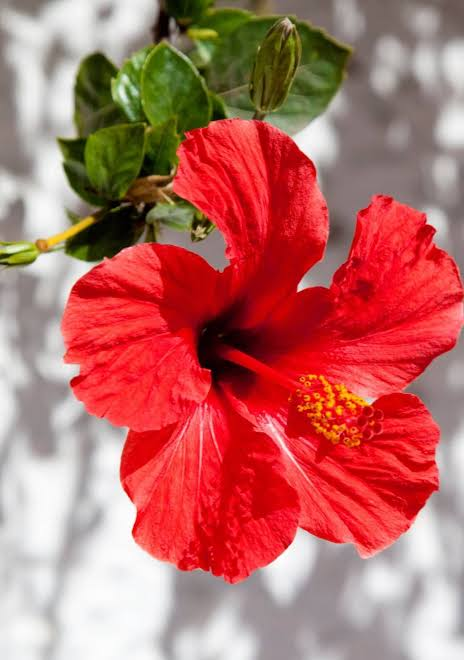
#> input picture feature-capture/imagenes_prueba/roja2.jpg, 464 x 660 px
$ python geminis.py
#> lines starting #> are read from the running program, lines starting #| are printed output that depends on the picture; after the words box and inside, x2 and y2 are one past the last pixel; in counts of white or black regions, pixels touching at a corner belong together
import cv2 as cv
import numpy as np
from pathlib import Path
import os

def nada(x):
    pass

# ==========================================
# 1. INICIALIZACIÓN DE LA INTERFAZ
# ==========================================
cv.namedWindow('Controles')
cv.resizeWindow('Controles', 400, 350)

# Sliders estándar para H, S, V
cv.createTrackbar('H Min', 'Controles', 15, 179, nada)
cv.createTrackbar('S Min', 'Controles', 50, 255, nada)
cv.createTrackbar('V Min', 'Controles', 50, 255, nada)
cv.createTrackbar('H Max', 'Controles', 35, 179, nada)
cv.createTrackbar('S Max', 'Controles', 255, 255, nada)
cv.createTrackbar('V Max', 'Controles', 255, 255, nada)

# Botón virtual (Interruptor) para activar el preset de rosas rojas
cv.createTrackbar('Preset Rojo', 'Controles', 0, 1, nada)

# ==========================================
# 2. CARGA DE IMAGEN / PREPARACIÓN
# ==========================================
script = Path(__file__).resolve().parent
ruta_img = os.path.join(script, 'imagenes_prueba', 'roja2.jpg')
img = cv.imread(ruta_img)
#> img is the input picture: shape (660, 464, 3); mean B, G, R 102.7, 108.3, 184
cam = cv.VideoCapture(0,cv.CAP_MSMF)


if img is None:
    print("Error: No se pudo cargar la imagen.")
    exit()


# ==========================================
# 3. BUCLE PRINCIPAL DE PROCESAMIENTO
# ==========================================
while True:

    ret, frame = cam.read()
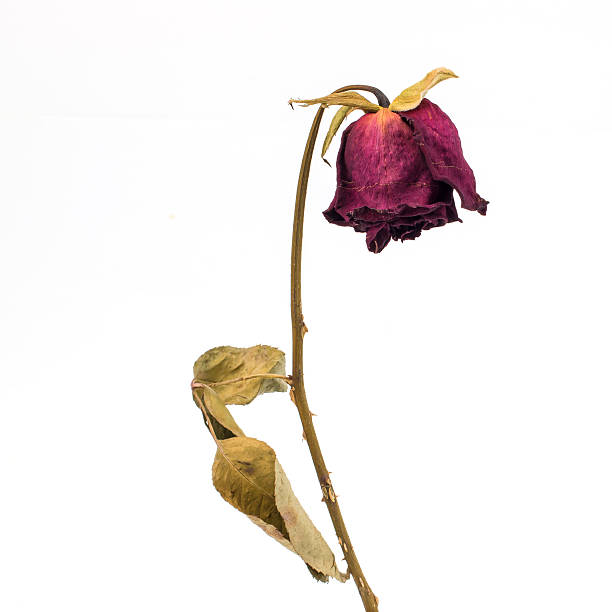
#> input picture feature-capture/imagenes_prueba/caida.jpg, 612 x 612 px, given in place of the camera
#> frame is the input picture: shape (612, 612, 3); mean B, G, R 235.3, 237.7, 242.7

    # Copias limpias para que no se acumulen los dibujos entre fotogramas
    copia_visual_total = frame.copy()
    copia_visual_danio = frame.copy()


    # Convertimos a espacio HSV (Matiz, Saturación, Brillo)
    hsv = cv.cvtColor(frame, cv.COLOR_BGR2HSV)
#> hsv: shape (612, 612, 3); mean H, S, V 15.8, 16.1, 242.8

    # --- A. Lógica del Botón "Preset Rojo" ---
    if cv.getTrackbarPos('Preset Rojo', 'Controles') == 1:
        # Movemos los sliders automáticamente a los extremos
        cv.setTrackbarPos('H Min', 'Controles', 170)
        cv.setTrackbarPos('H Max', 'Controles', 10)
        cv.setTrackbarPos('S Min', 'Controles', 50)
        cv.setTrackbarPos('V Min', 'Controles', 50)
        # Devolvemos el interruptor a 0 inmediatamente
        cv.setTrackbarPos('Preset Rojo', 'Controles', 0)

    # --- B. Lectura de variables actuales ---
    h_min = cv.getTrackbarPos('H Min', 'Controles')
    s_min = cv.getTrackbarPos('S Min', 'Controles')
    v_min = cv.getTrackbarPos('V Min', 'Controles')
    h_max = cv.getTrackbarPos('H Max', 'Controles')
    s_max = cv.getTrackbarPos('S Max', 'Controles')
    v_max = cv.getTrackbarPos('V Max', 'Controles')

    # --- C. EXTRACCIÓN DE LA PARTE SANA (Con soporte para rojo envolvente) ---
    if h_min <= h_max:
        # MODO NORMAL (Ej. Amarillo, Verde, Naranja)
        bajo = np.array([h_min, s_min, v_min])
        alto = np.array([h_max, s_max, v_max])
        mascara_sana = cv.inRange(hsv, bajo, alto)
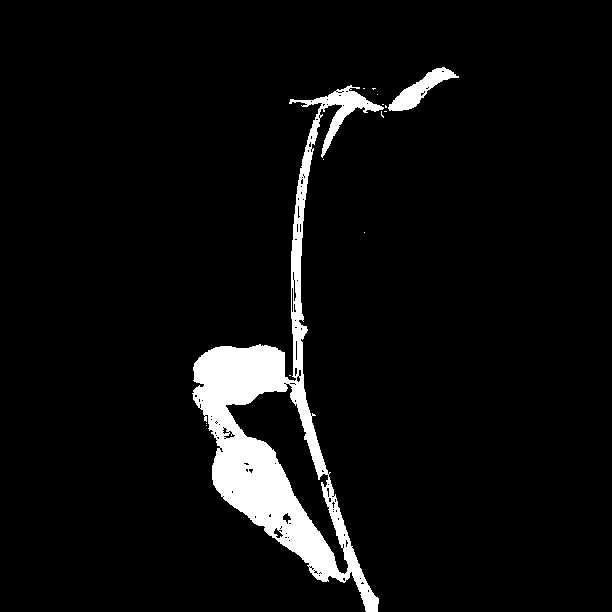
#> mascara_sana: shape (612, 612); 5.6% white; 14 white regions (12 under 20 px), largest, box (x1, y1, x2, y2) and area: (192, 85, 384, 612) 19905, (388, 67, 459, 111) 1065
    else:
        # MODO DUAL (Rojo: cuando el Mínimo cruza al Máximo)
        rojo_bajo_1 = np.array([0, s_min, v_min])
        rojo_alto_1 = np.array([h_max, s_max, v_max])
        rojo_bajo_2 = np.array([h_min, s_min, v_min])
        rojo_alto_2 = np.array([179, s_max, v_max])

        mascara_rojo_1 = cv.inRange(hsv, rojo_bajo_1, rojo_alto_1)
        mascara_rojo_2 = cv.inRange(hsv, rojo_bajo_2, rojo_alto_2)
        mascara_sana = cv.bitwise_or(mascara_rojo_1, mascara_rojo_2)

    # Solo para visualizar en la ventana "Parte Sana Aislada"
    resultado_sano = cv.bitwise_and(frame, frame, mask=mascara_sana)
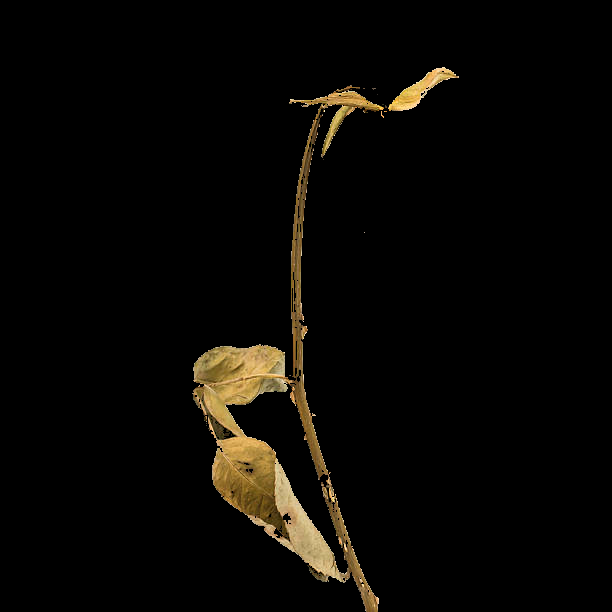
#> resultado_sano: shape (612, 612, 3); mean B, G, R 4.2, 7.5, 9.3

    # --- D. EXTRACCIÓN DEL MOLDE DE LA FLOR (Ignorando fondo blanco) ---
    _, S, _ = cv.split(hsv)
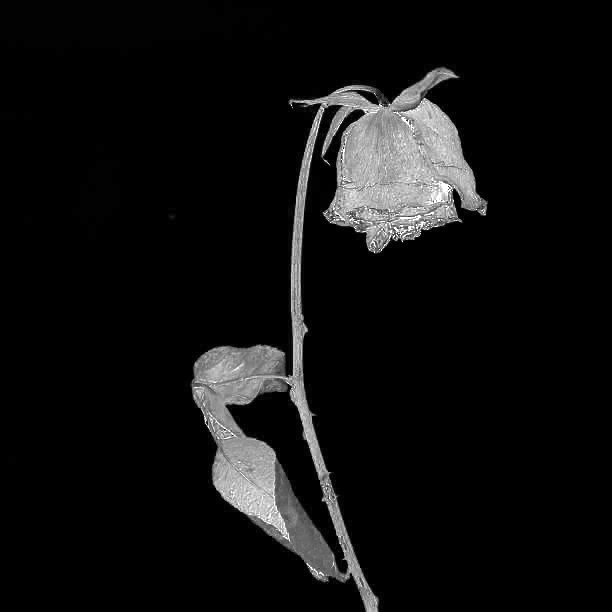
#> S: shape (612, 612); min 0, max 255, mean 16.1
    s_suave = cv.GaussianBlur(S, (7, 7), 0)

    # Binarización por Saturación: Aisla cualquier cosa que tenga color
    _, gris_nueva = cv.threshold(s_suave, 20, 255, cv.THRESH_BINARY)
#> gris_nueva: shape (612, 612); 11.4% white; 1 white region, box (x1, y1, x2, y2) and area: (190, 66, 489, 612) 42666

    # Limpieza Morfológica: Rellena los huecos negros dentro del molde de la flor
    kernel = np.ones((7, 7), np.uint8)
    gris_nueva = cv.morphologyEx(gris_nueva, cv.MORPH_CLOSE, kernel)
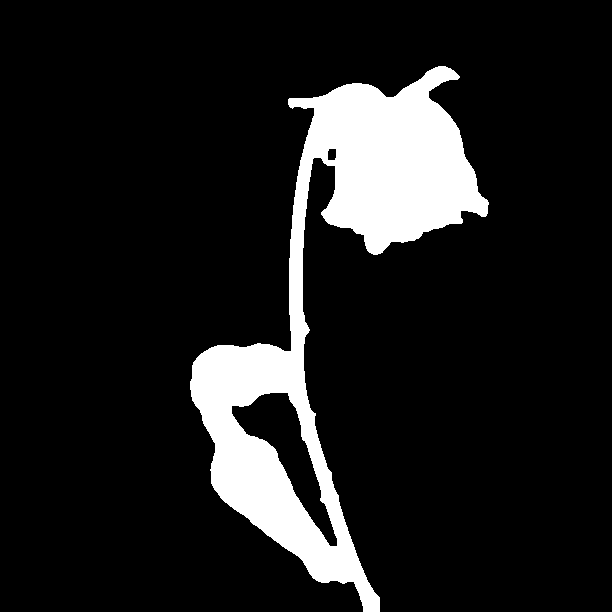
#> gris_nueva: shape (612, 612); 11.7% white; 1 white region, box (x1, y1, x2, y2) and area: (190, 66, 489, 612) 43785

    # --- E. CÁLCULO DE MARCHITEZ (La Resta Lógica) ---
    # Lo que pertenece a la flor entera PERO NO está dentro del rango sano
    mascara_marchita = cv.bitwise_and(gris_nueva, cv.bitwise_not(mascara_sana))
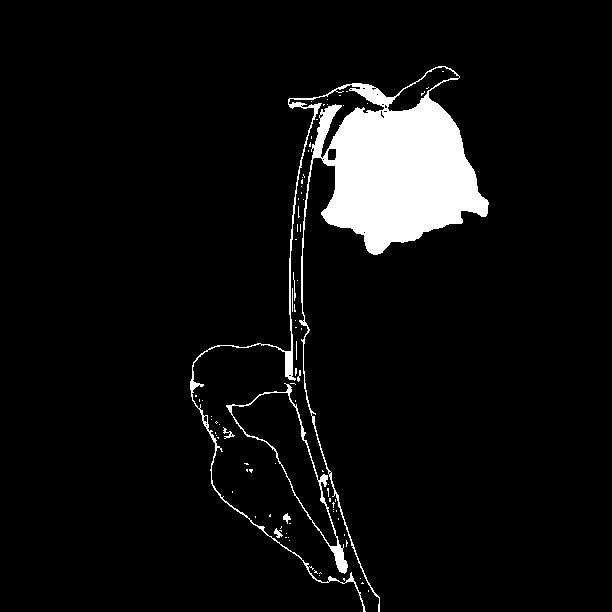
#> mascara_marchita: shape (612, 612); 6.1% white; 85 white regions (77 under 20 px)

    # --- F. MATEMÁTICA DE ÁREAS ---
    # 1. Área Total de la planta
    contornos_total, _ = cv.findContours(gris_nueva, cv.RETR_EXTERNAL, cv.CHAIN_APPROX_SIMPLE)
#> contornos_total = 1 contour; box (x1, y1, x2, y2) and area: (190, 66, 489, 612) 47936
    area_total = sum([cv.contourArea(c) for c in contornos_total if cv.contourArea(c) > 100])
#> area_total = 47936

    # 2. Área del Daño
    contornos_marchitos, _ = cv.findContours(mascara_marchita, cv.RETR_EXTERNAL, cv.CHAIN_APPROX_SIMPLE)
#> contornos_marchitos = 82 contours, 77 with area under 20; largest, box (x1, y1, x2, y2) and area: (190, 66, 489, 612) 20700, (226, 383, 348, 574) 5764, (283, 513, 291, 524) 30, (274, 528, 283, 538) 29, (223, 427, 235, 439) 24
    area_marchita = sum([cv.contourArea(c) for c in contornos_marchitos if cv.contourArea(c) > 30])
#> area_marchita = 26463.5

    # 3. Fórmula Porcentual
    if area_total > 0:
        porcentaje_marchito = (area_marchita / area_total) * 100
#> porcentaje_marchito = 55.21
    else:
        porcentaje_marchito = 0

    # --- G. RENDERIZADO VISUAL ---
    # Dibujar silueta total en Verde
    cv.drawContours(copia_visual_total, contornos_total, -1, (0, 255, 0), 2)
    # Dibujar daño en Rojo
    cv.drawContours(copia_visual_danio, contornos_marchitos, -1, (0, 0, 255), 2)

    # Mostrar porcentaje en la ventana de daño
    cv.putText(copia_visual_danio, f"Danio: {porcentaje_marchito:.1f}%", (20, 40),
               cv.FONT_HERSHEY_SIMPLEX, 1.0, (0, 0, 255), 2)
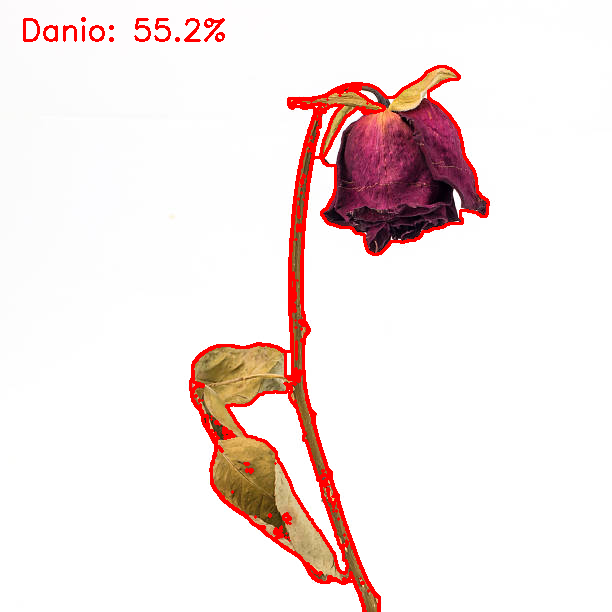
#> copia_visual_danio: shape (612, 612, 3); mean B, G, R 228.8, 230.6, 244.4

    # --- H. DESPLIEGUE EN PANTALLA ---
    cv.imshow('1. Original', frame)
    cv.imshow('2. Parte Sana Aislada', resultado_sano)
    cv.imshow('3. Molde Flor Completa', copia_visual_total)
    cv.imshow('4. Marchitamiento Detectado', copia_visual_danio)

    # Salida controlada
    if cv.waitKey(1) & 0xFF == 27:
#> (key Esc is pressed here)
        break

cv.destroyAllWindows()
